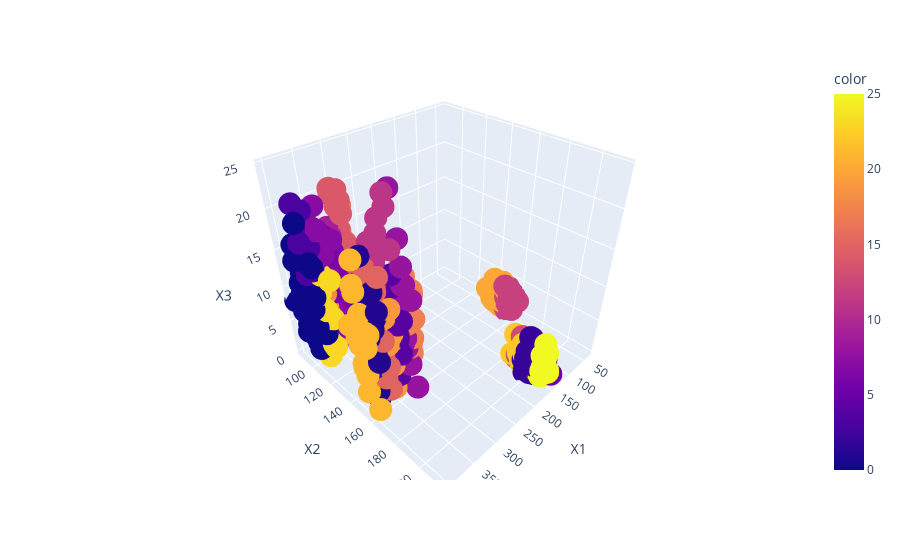

Notebook code cell kept with this figure:
### Code cell
model = Birch(n_clusters = 26)
labels = model.fit_predict(data)
fig = px.scatter_3d(data, x='X1', y='X2', z='X3', color = labels)
fig.show()

### Figure 1 — Plotly figure (JSON) as saved in the notebook; plotly's stock layout.template omitted (floating-point values rounded to 4 significant figures; data arrays with more than 128 entries replaced by an {"elided": "..."} marker saying what was removed)
{"data": [{"hovertemplate": "X1=%{x}<br>X2=%{y}<br>X3=%{z}<br>color=%{marker.color}<extra></extra>", "legendgroup": "", "marker": {"color": {"elided": "1000 int values"}, "coloraxis": "coloraxis", "symbol": "circle"}, "mode": "markers", "name": "", "scene": "scene", "showlegend": false, "type": "scatter3d", "x": {"elided": "1000 float values"}, "y": {"elided": "1000 float values"}, "z": {"elided": "1000 float values"}}], "layout": {"coloraxis": {"colorbar": {"title": {"text": "color"}}, "colorscale": [[0, "#0d0887"], [0.1111, "#46039f"], [0.2222, "#7201a8"], [0.3333, "#9c179e"], [0.4444, "#bd3786"], [0.5556, "#d8576b"], [0.6667, "#ed7953"], [0.7778, "#fb9f3a"], [0.8889, "#fdca26"], [1, "#f0f921"]]}, "legend": {"tracegroupgap": 0}, "margin": {"t": 60}, "scene": {"domain": {"x": [0, 1], "y": [0, 1]}, "xaxis": {"title": {"text": "X1"}}, "yaxis": {"title": {"text": "X2"}}, "zaxis": {"title": {"text": "X3"}}}}}
